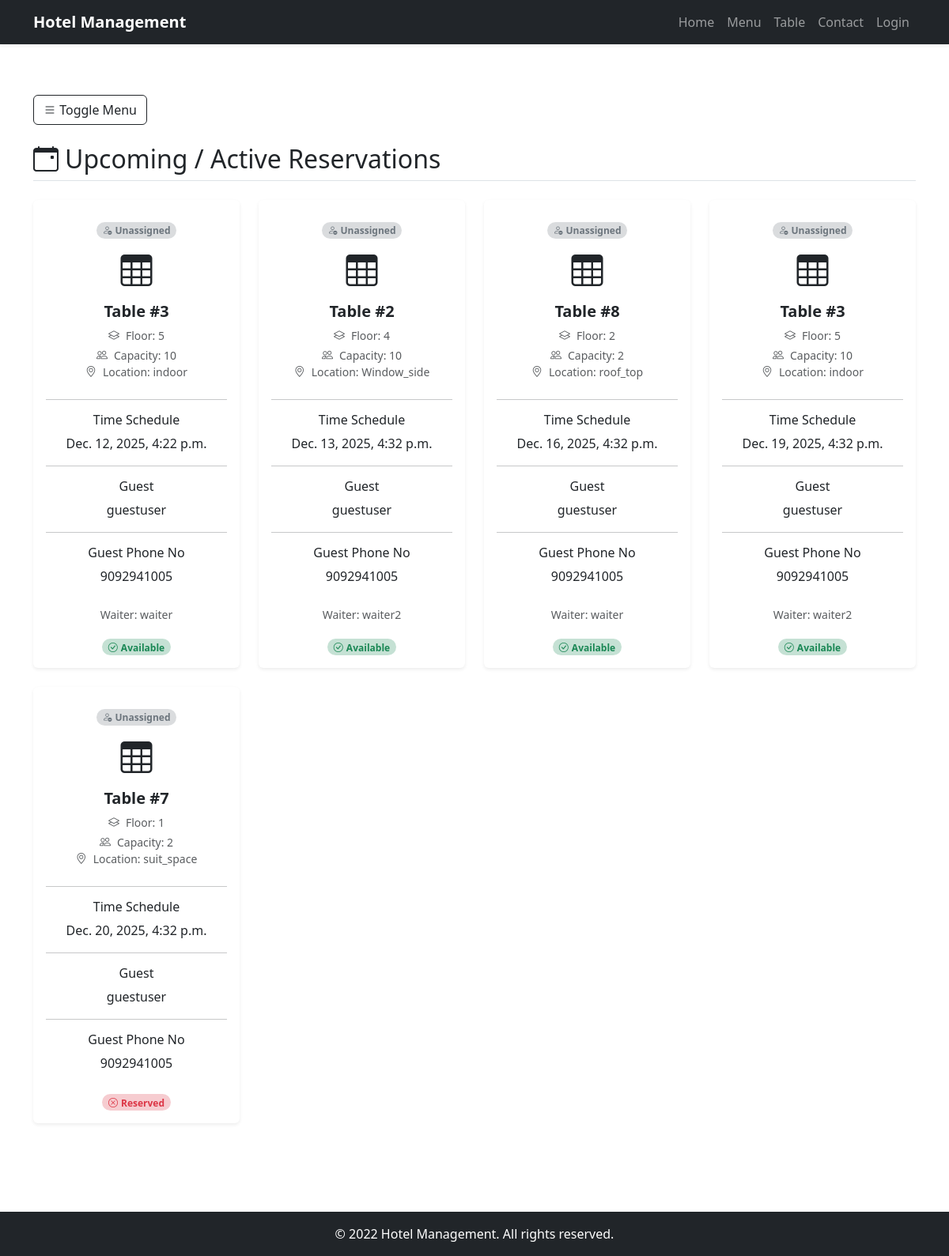
/table_reservation/table_reserved/ (signed in), run on an earlier commit of the app's database.
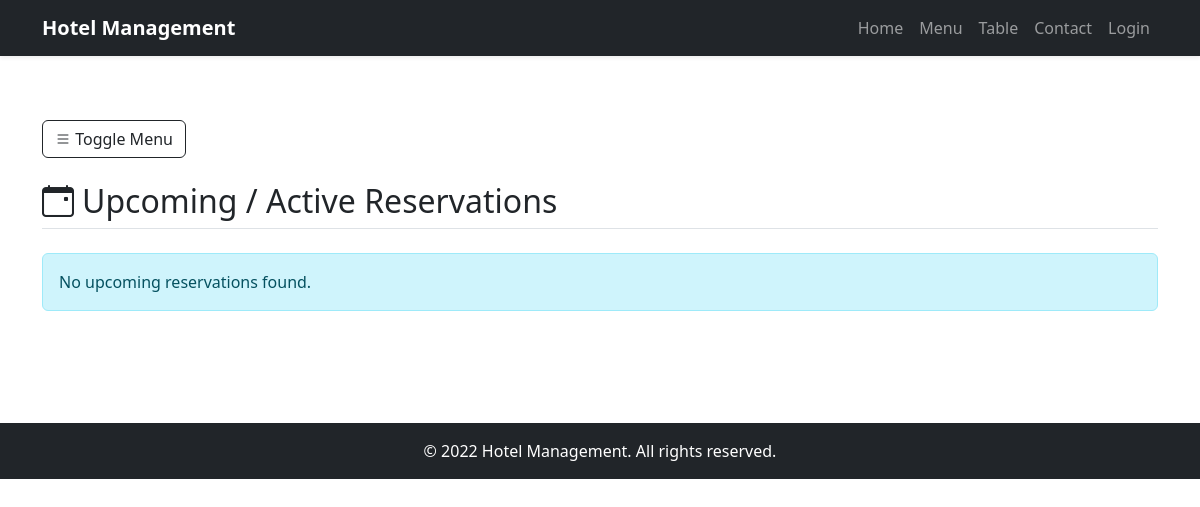
And on a later commit of the database.
### table_reservation/models.py (models this page shows, shortened)
class TableReservation(models.Model):
    user = models.ForeignKey(CustomUser,on_delete=models.CASCADE)
    table = models.ForeignKey(TableLayout,on_delete=models.CASCADE)
    duration = models.DurationField()
    time_schedule = models.DateTimeField()

### accounts/models.py (models this page shows, shortened)
class TableLayout(models.Model):
    Location_choice = (
        ('Window_side','Window_side'),
        ('roof_top','roof_top'),
        ('indoor','indoor'),
        ('outdoor','outdoor'),
        ('suit_space','suit_space')
    )
    table_no = models.AutoField(primary_key=True)
    floor_no = models.IntegerField()
    Location = models.CharField(max_length=100,choices=Location_choice)
    capacity = models.IntegerField()
    available = models.BooleanField(default=True)

class CustomUser(AbstractUser):
    role_choice = (
        ('admin','admin'),
        ('kitchen_staff','kitchen_staff'),
        ('waiter','waiter'),
        ('guest','guest'),
    )
    username = None
    email = models.EmailField(unique=True)
    name = models.CharField(max_length=100)
    phone_no = models.IntegerField()
    role = models.CharField(max_length=100,choices=role_choice)
    USERNAME_FIELD = 'email'
    REQUIRED_FIELDS = ['name','phone_no']
    objects = CustomManager()

### table_reservation/views.py (the view)
# urls.py: path('table_reserved/',TableReservedView.as_view(),name='table_reserved'),
class TableReservedView(LoginRequiredMixin, View):
    def get(self, request):
        now = timezone.now()
        waiter_name = TableAssign.objects.filter(
            tabereservation=OuterRef('pk')
        ).order_by('-id').values('waiter__name')[:1]
        is_assigned = TableAssign.objects.filter(
            tabereservation=OuterRef('pk'),
            assigned=True
        )
        reservations = TableReservation.objects.select_related('table', 'user').annotate(
            waiter_name=Subquery(waiter_name),
            assigned=Exists(is_assigned)
        )
        upcoming_reservations = reservations.filter(time_schedule__gte=now).order_by('time_schedule')
        past_reservations = reservations.filter(time_schedule__lt=now).order_by('-time_schedule')
        context = {
            'upcoming_reservations': upcoming_reservations,
            'past_reservations': past_reservations,
        }
        return render(request, 'table_reserved.html', context)

### table_reservation/templates/table_reserved.html (shortened to what this page needs)
{%extends 'base.html'%}
{%block content%}
       <div class="col py-3">
            <button class="btn btn-outline-dark mb-4" id="sidebarToggle">
                <i class="bi bi-list"></i> Toggle Menu
            </button>
            <div id="table-list-upcoming" class="mb-5">
                <h2 class="border-bottom pb-2 mb-4"><i class="bi bi-calendar-event me-2"></i>Upcoming / Active Reservations</h2>
                {% if upcoming_reservations %}
                <div class="row row-cols-1 row-cols-md-3 row-cols-lg-4 g-4">
                    {% for i in upcoming_reservations %}
                    <div class="col">
                        <div class="card h-100 shadow-sm text-center border-0 table-card {% if i.table.available %}available-card{% else %}unavailable-card{% endif %}">
                            <div class="card-body">
                                <div class="card-footer bg-transparent border-0 pb-3">
                                    <span class="status-indicator">
                                    {% if i.assigned %}
                                        <span class="badge bg-primary bg-opacity-25 text-primary rounded-pill"><i class="bi bi-person-check me-1"></i>Assigned</span>
                                    {% else %}
                                        <span class="badge bg-secondary bg-opacity-25 text-secondary rounded-pill"><i class="bi bi-person-dash me-1"></i>Unassigned</span>
                                    {% endif %}
                                    </span>
                                </div>
                                <div class="icon-wrapper mb-3 mx-auto">
                                    <i class="bi bi-table display-6"></i>
                                </div>
                                <h5 class="card-title fw-bold">Table #{{ i.table.table_no }}</h5>
                                <ul class="list-unstyled text-muted mb-4 small">
                                    <li class="mb-1"><i class="bi bi-layers me-2"></i>Floor: {{ i.table.floor_no }}</li>
                                    <li><i class="bi bi-people me-2"></i>Capacity: {{ i.table.capacity }}</li>
                                    <li><i class="bi bi-geo-alt me-2"></i>Location: {{ i.table.Location }}</li>
                                </ul>
                                <hr>
                                <h6>Time Schedule</h6>
                                <p class="mb-0">{{ i.time_schedule }}</p>
                                <hr>
                                <h6>Guest</h6>
                                <p class="mb-0">{{ i.user.name }}</p>
                                <hr>
                                <h6>Guest Phone No</h6>
                                <p class="mb-0">{{ i.user.phone_no }}</p>
                            </div>
                            {% if i.waiter_name %}
                            <div class="card-footer bg-transparent border-0 pb-2">
                                <small class="text-muted">Waiter: {{ i.waiter_name }}</small>
                            </div>
                            {% endif %}
                            <div class="card-footer bg-transparent border-0 pb-3">
                                 <span class="status-indicator">
                                    {% if i.table.available %}
                                        <span class="badge bg-success bg-opacity-25 text-success rounded-pill"><i class="bi bi-check-circle me-1"></i>Available</span>
                                    {% else %}
                                        <span class="badge bg-danger bg-opacity-25 text-danger rounded-pill"><i class="bi bi-x-circle me-1"></i>Reserved</span>
                                    {% endif %}
                                 </span>
                            </div>
                        </div>
                    </div>
                    {% endfor %}
                </div>
                {% else %}
                <div class="alert alert-info" role="alert">
                    No upcoming reservations found.
                </div>
                {% endif %}
            </div>
       </div>
{%endblock%}

### templates/base.html (shortened to what this page needs)
{% load crispy_forms_tags %}
{% load static %}
<!DOCTYPE html>
<html lang="en">
<head>
    <link href="https://cdn.jsdelivr.net/npm/bootstrap@5.3.3/dist/css/bootstrap.min.css" rel="stylesheet">
    <link rel="stylesheet" href="https://cdn.jsdelivr.net/npm/bootstrap-icons@1.13.1/font/bootstrap-icons.min.css">
</head>
<body>
    {% include 'header.html' %}
    <main class="container my-5">
        {% block content %}{% endblock %}
    </main>
    {% include 'footer.html' %}
</body>
</html>

### templates/header.html (shortened to what this page needs)
<header>
    <nav class="navbar navbar-expand-lg navbar-dark bg-dark shadow-sm">
        <div class="container">
            <a class="navbar-brand fw-bold" href="#">Hotel Management</a>
            <div class="collapse navbar-collapse" id="navbarNav">
                <ul class="navbar-nav ms-auto">
                    {%if user.role == 'guest'%}
                    <li class="nav-item"><a class="nav-link" href="{% url 'table_reservation:guesthome' %}">Home</a></li>
                    {%else%}
                    <li class="nav-item"><a class="nav-link" href="{% url 'accounts:management' %}">Home</a></li>
                    {%endif%}
                    <li class="nav-item"><a class="nav-link" href="#menu-list">Menu</a></li>
                    <li class="nav-item"><a class="nav-link" href="#table-list">Table</a></li>
                    <li class="nav-item"><a class="nav-link" href="#">Contact</a></li>
                    <li class="nav-item"><a class="nav-link" href="{% url 'accounts:login' %}">Login</a></li>
                </ul>
            </div>
        </div>
    </nav>
</header>

### templates/footer.html
<footer class="bg-dark text-white py-3 mt-auto">
    <div class="container text-center">
        <p class="mb-0">&copy; 2022 Hotel Management. All rights reserved.</p>
    </div>
</footer>

What changed in the data, as far as the page shows it:
removed TableReservation: shows "Unassigned", table.table_no "3", table.floor_no "5", table.capacity "10", table.Location "indoor", time_schedule "Dec. 12, 2025, 4:22 p.m.", user.name "guestuser", user.phone_no "9092941005", waiter_name "waiter", shows "Available"
removed TableReservation: shows "Unassigned", table.table_no "2", table.floor_no "4", table.capacity "10", table.Location "Window_side", time_schedule "Dec. 13, 2025, 4:32 p.m.", user.name "guestuser", user.phone_no "9092941005", waiter_name "waiter2", shows "Available"
removed TableReservation: shows "Unassigned", table.table_no "8", table.floor_no "2", table.capacity "2", table.Location "roof_top", time_schedule "Dec. 16, 2025, 4:32 p.m.", user.name "guestuser", user.phone_no "9092941005", waiter_name "waiter", shows "Available"
removed TableReservation: shows "Unassigned", table.table_no "3", table.floor_no "5", table.capacity "10", table.Location "indoor", time_schedule "Dec. 19, 2025, 4:32 p.m.", user.name "guestuser", user.phone_no "9092941005", waiter_name "waiter2", shows "Available"
removed TableReservation: shows "Unassigned", table.table_no "7", table.floor_no "1", table.capacity "2", table.Location "suit_space", time_schedule "Dec. 20, 2025, 4:32 p.m.", user.name "guestuser", user.phone_no "9092941005", shows "Reserved"
Also different on the page:
text now shown: "No upcoming reservations found."
